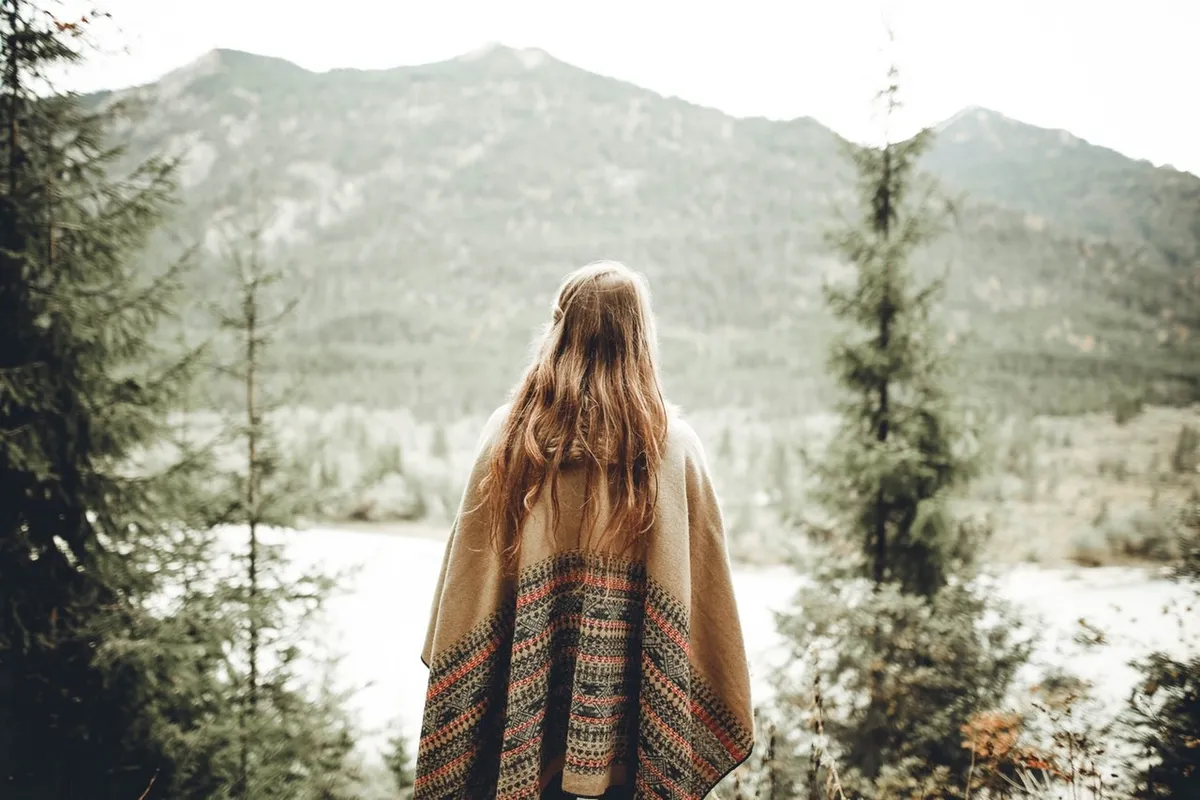
#> input picture 2.Image Dehazing Technology/image.bmp, 1200 x 800 px, found by its file name
$ python 2-3-1_DarkChannel.py
#> lines starting #> are read from the running program, lines starting #| are printed output that depends on the picture
#> in deHaze, `Y = np.zeros(m.shape)`: Y: shape (800, 1200, 3) float64; every value is 0
import cv2
import numpy as np

def zmMinFilterGray(src, r=7):
    '''最小值濾波，r是濾波器半徑'''
#> called with r = 7
    return cv2.erode(src, np.ones((2 * r + 1, 2 * r + 1)))

def guidedfilter(I, p, r, eps):
#> called with r = 81, eps = 0.001
    height, width = I.shape
#> height = 800; width = 1200
    m_I = cv2.boxFilter(I, -1, (r, r))
    m_p = cv2.boxFilter(p, -1, (r, r))
    m_Ip = cv2.boxFilter(I *  p, -1, (r, r))

    cov_Ip = m_Ip - m_I * m_p
    m_II = cv2.boxFilter(I * I, -1, (r, r))
    var_I = m_II - m_I * m_I

    a = cov_Ip / (var_I + eps)
    b= m_p - a * m_I
    m_a = cv2.boxFilter(a, -1, (r, r))
    m_b = cv2.boxFilter(b, -1, (r, r))
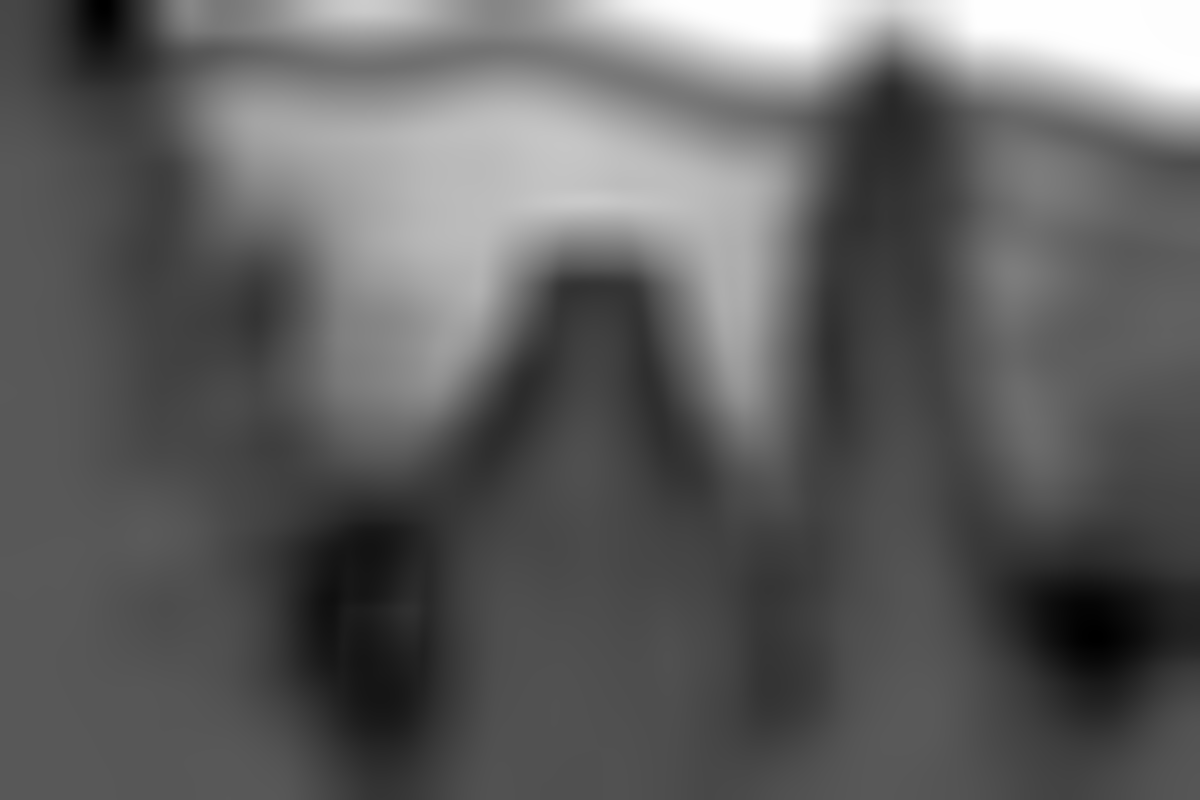
#> m_b: shape (800, 1200) float64; min -0.395, max 1, mean 0.129; drawn with min black and max white

    return m_a * I + m_b
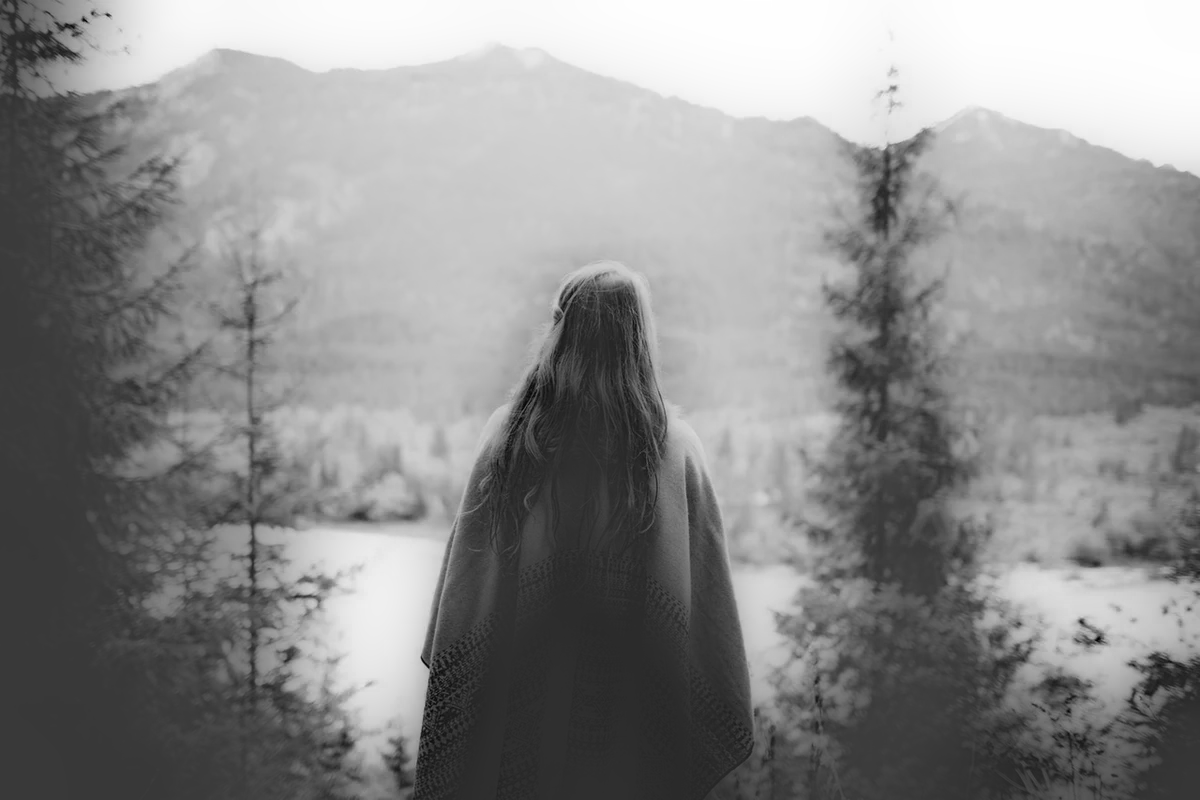
#> returned value: shape (800, 1200) float64; min -0.172, max 1, mean 0.468; drawn with min black and max white

def Defog(m ,r, eps, w, maxVl):                 #輸入rgb影像，數值範圍[0, 1]
    '''計算大氣隱藏影像V1和光源值A, V1 = 1 -t / A'''
    Vl = np.min(m, axis=2)                           #得到暗通道影像
    Dark_Channel = zmMinFilterGray(Vl, 7)
    cv2.imshow('wu_Dark', Dark_Channel)         #查看暗通道
    cv2.waitKey(0)

    cv2.destroyAllWindows()
    Vl = guidedfilter(Vl, Dark_Channel, r, eps)  #使用啟動濾波最佳化
    bins = 2000
    ht = np.histogram(Vl, bins)                  #計算大氣光源A
    d = np.cumsum(ht[0]) / float(Vl.size)
#> d = 2000 values from 1.04e-06 to 1
    for lmax in range(bins - 1, 0, -1):
        if d[lmax] <= 0.999:
            break
    A = np.mean(m, 2)[Vl >= ht[1][lmax]].max()
#> A = 1
    Vl = np.minimum(Vl * w, maxVl)              #對值範圍進行限制
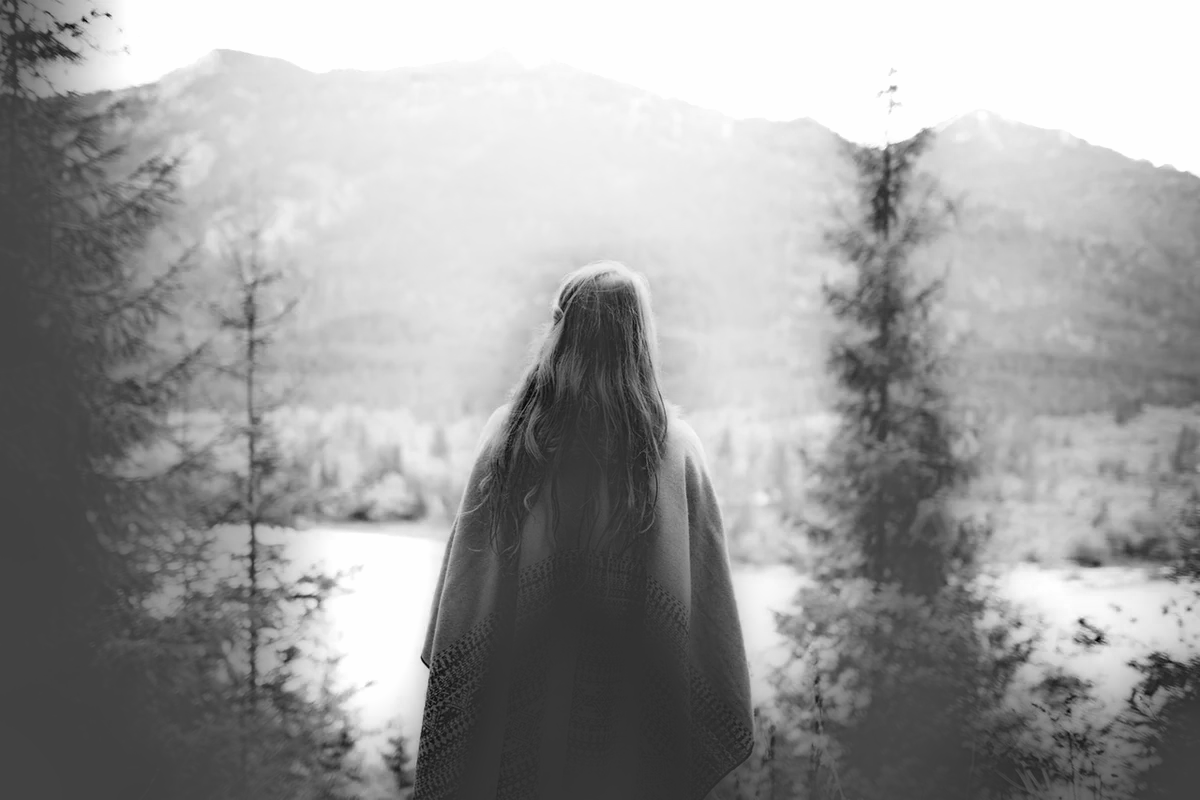
#> Vl: shape (800, 1200) float64; min -0.163, max 0.8, mean 0.431; drawn with min black and max white
    return Vl, A

def deHaze(m, r=81, eps=0.001, w=0.95, maxVl= 0.80, bGamma=False):
    Y = np.zeros(m.shape)
    Mask_img, A = Defog(m, r, eps, w, maxVl)    #得到隱藏影像和大氣光源
#> A = 1
    for k in range(3):
        Y[:, :, k] = (m[:, :, k] - Mask_img) / (1 - Mask_img / A)   #顏色校正
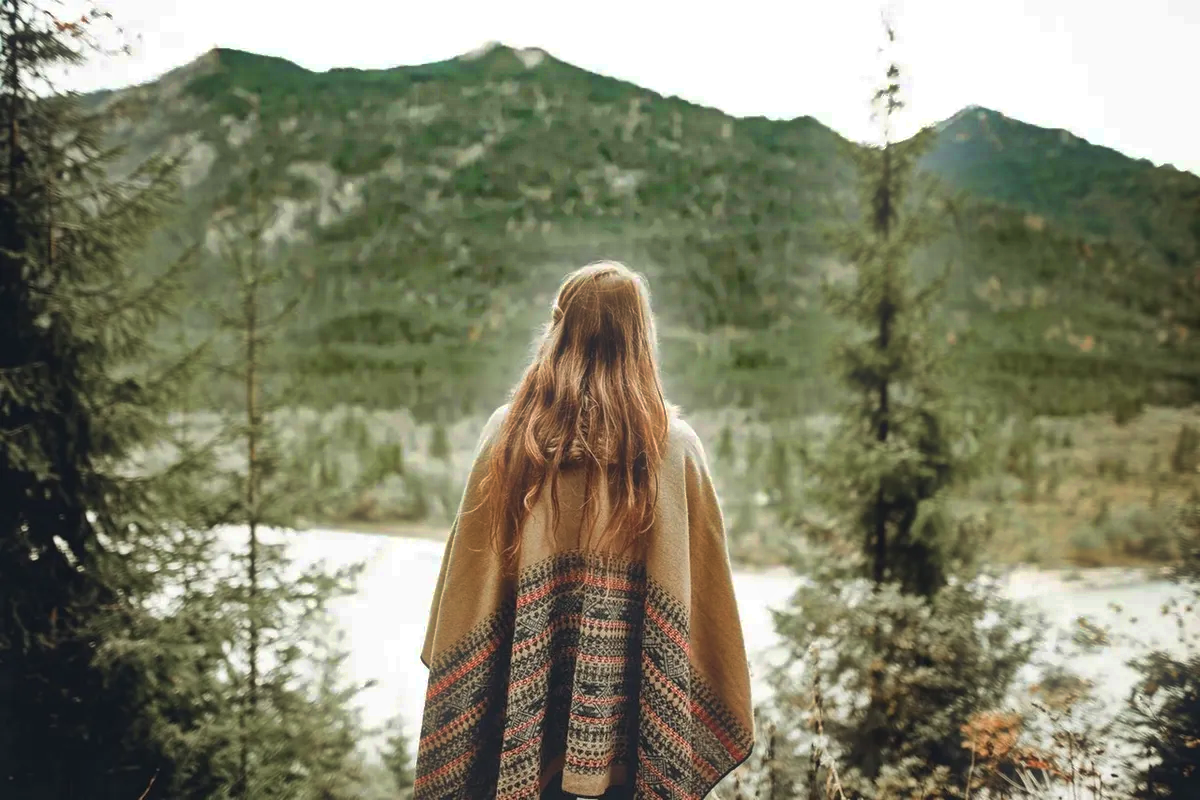
#> Y: shape (800, 1200, 3) float64; mean B, G, R 0.378, 0.476, 0.475; drawn with min black and max white
    Y = np.clip(Y, 0 , 1)
    if bGamma:
        Y = Y ** (np.log(0.5)) / np.log(Y.mean())   #gamma校正，預設不進行該操作
    return Y

if __name__ == '__main__':
    m = deHaze(cv2.imread(r"D:\pyrhon_test\2.Image Dehazing Technology\image.bmp") / 255.0) * 255
    cv2.imwrite("D:\pyrhon_test\2.Image Dehazing Technology\image2.bmp", m)
